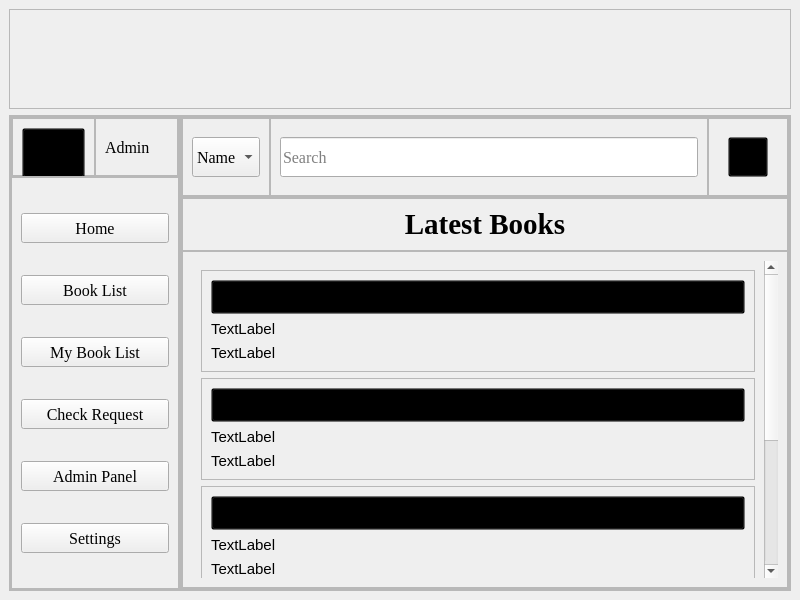
<?xml version="1.0" encoding="UTF-8"?>
<ui version="4.0">
 <class>HomePage</class>
 <widget class="QMainWindow" name="HomePage">
  <property name="geometry">
   <rect>
    <x>0</x>
    <y>0</y>
    <width>800</width>
    <height>600</height>
   </rect>
  </property>
  <property name="windowTitle">
   <string>MainWindow</string>
  </property>
  <widget class="QWidget" name="centralwidget">
   <layout class="QVBoxLayout" name="verticalLayout">
    <item>
     <widget class="QFrame" name="frame_logo">
      <property name="maximumSize">
       <size>
        <width>16777215</width>
        <height>100</height>
       </size>
      </property>
      <property name="frameShape">
       <enum>QFrame::StyledPanel</enum>
      </property>
      <property name="frameShadow">
       <enum>QFrame::Raised</enum>
      </property>
      <layout class="QHBoxLayout" name="horizontalLayout_2">
       <property name="spacing">
        <number>0</number>
       </property>
       <property name="leftMargin">
        <number>0</number>
       </property>
       <property name="topMargin">
        <number>0</number>
       </property>
       <property name="rightMargin">
        <number>0</number>
       </property>
       <property name="bottomMargin">
        <number>0</number>
       </property>
       <item alignment="Qt::AlignHCenter|Qt::AlignTop">
        <widget class="QLabel" name="Logo">
         <property name="minimumSize">
          <size>
           <width>0</width>
           <height>140</height>
          </size>
         </property>
         <property name="maximumSize">
          <size>
           <width>158</width>
           <height>150</height>
          </size>
         </property>
         <property name="text">
          <string/>
         </property>
         <property name="pixmap">
          <pixmap resource="Resource.qrc">:/rec/drive-download-20221026T014232Z-001/Logo no BG.png</pixmap>
         </property>
         <property name="scaledContents">
          <bool>true</bool>
         </property>
        </widget>
       </item>
      </layout>
     </widget>
    </item>
    <item>
     <widget class="QFrame" name="frame_body">
      <property name="frameShape">
       <enum>QFrame::StyledPanel</enum>
      </property>
      <property name="frameShadow">
       <enum>QFrame::Raised</enum>
      </property>
      <layout class="QHBoxLayout" name="horizontalLayout">
       <property name="spacing">
        <number>0</number>
       </property>
       <property name="leftMargin">
        <number>0</number>
       </property>
       <property name="topMargin">
        <number>0</number>
       </property>
       <property name="rightMargin">
        <number>0</number>
       </property>
       <property name="bottomMargin">
        <number>0</number>
       </property>
       <item>
        <widget class="QFrame" name="frame_control">
         <property name="minimumSize">
          <size>
           <width>170</width>
           <height>0</height>
          </size>
         </property>
         <property name="maximumSize">
          <size>
           <width>170</width>
           <height>16777215</height>
          </size>
         </property>
         <property name="frameShape">
          <enum>QFrame::StyledPanel</enum>
         </property>
         <property name="frameShadow">
          <enum>QFrame::Raised</enum>
         </property>
         <layout class="QVBoxLayout" name="verticalLayout_2">
          <property name="spacing">
           <number>0</number>
          </property>
          <property name="leftMargin">
           <number>0</number>
          </property>
          <property name="topMargin">
           <number>0</number>
          </property>
          <property name="rightMargin">
           <number>0</number>
          </property>
          <property name="bottomMargin">
           <number>0</number>
          </property>
          <item>
           <widget class="QFrame" name="frame_userinfo">
            <property name="maximumSize">
             <size>
              <width>16777215</width>
              <height>60</height>
             </size>
            </property>
            <property name="frameShape">
             <enum>QFrame::StyledPanel</enum>
            </property>
            <property name="frameShadow">
             <enum>QFrame::Raised</enum>
            </property>
            <layout class="QHBoxLayout" name="horizontalLayout_3">
             <property name="spacing">
              <number>0</number>
             </property>
             <property name="leftMargin">
              <number>0</number>
             </property>
             <property name="topMargin">
              <number>0</number>
             </property>
             <property name="rightMargin">
              <number>0</number>
             </property>
             <property name="bottomMargin">
              <number>0</number>
             </property>
             <item>
              <widget class="QFrame" name="frame_userprofile">
               <property name="frameShape">
                <enum>QFrame::StyledPanel</enum>
               </property>
               <property name="frameShadow">
                <enum>QFrame::Raised</enum>
               </property>
               <layout class="QGridLayout" name="gridLayout_2">
                <item row="0" column="0">
                 <widget class="QPushButton" name="pushButton_user">
                  <property name="minimumSize">
                   <size>
                    <width>0</width>
                    <height>50</height>
                   </size>
                  </property>
                  <property name="styleSheet">
                   <string notr="true">background:transparent;</string>
                  </property>
                  <property name="text">
                   <string/>
                  </property>
                  <property name="icon">
                   <iconset resource="Resource.qrc">
                    <normaloff>:/rec/drive-download-20221026T014232Z-001/PP.png</normaloff>:/rec/drive-download-20221026T014232Z-001/PP.png</iconset>
                  </property>
                  <property name="iconSize">
                   <size>
                    <width>40</width>
                    <height>40</height>
                   </size>
                  </property>
                 </widget>
                </item>
               </layout>
              </widget>
             </item>
             <item>
              <widget class="QFrame" name="frame_username">
               <property name="frameShape">
                <enum>QFrame::StyledPanel</enum>
               </property>
               <property name="frameShadow">
                <enum>QFrame::Raised</enum>
               </property>
               <layout class="QGridLayout" name="gridLayout">
                <item row="0" column="0">
                 <widget class="QLabel" name="label_name">
                  <property name="font">
                   <font>
                    <family>Times New Roman</family>
                    <pointsize>12</pointsize>
                   </font>
                  </property>
                  <property name="text">
                   <string>Admin</string>
                  </property>
                 </widget>
                </item>
               </layout>
              </widget>
             </item>
            </layout>
           </widget>
          </item>
          <item>
           <widget class="QFrame" name="frame_menubuttons">
            <property name="frameShape">
             <enum>QFrame::StyledPanel</enum>
            </property>
            <property name="frameShadow">
             <enum>QFrame::Raised</enum>
            </property>
            <layout class="QVBoxLayout" name="verticalLayout_3">
             <item>
              <widget class="QPushButton" name="pushButton_home">
               <property name="minimumSize">
                <size>
                 <width>0</width>
                 <height>30</height>
                </size>
               </property>
               <property name="font">
                <font>
                 <family>Times New Roman</family>
                 <pointsize>12</pointsize>
                </font>
               </property>
               <property name="text">
                <string>Home</string>
               </property>
               <property name="icon">
                <iconset resource="Resource.qrc">
                 <normaloff>:/rec/drive-download-20221026T014232Z-001/001-home.png</normaloff>:/rec/drive-download-20221026T014232Z-001/001-home.png</iconset>
               </property>
              </widget>
             </item>
             <item>
              <widget class="QPushButton" name="pushButton_books">
               <property name="minimumSize">
                <size>
                 <width>0</width>
                 <height>30</height>
                </size>
               </property>
               <property name="font">
                <font>
                 <family>Times New Roman</family>
                 <pointsize>12</pointsize>
                </font>
               </property>
               <property name="text">
                <string>Book List</string>
               </property>
               <property name="icon">
                <iconset resource="Resource.qrc">
                 <normaloff>:/rec/drive-download-20221026T014232Z-001/book.png</normaloff>:/rec/drive-download-20221026T014232Z-001/book.png</iconset>
               </property>
              </widget>
             </item>
             <item>
              <widget class="QPushButton" name="pushButton_circulation">
               <property name="minimumSize">
                <size>
                 <width>0</width>
                 <height>30</height>
                </size>
               </property>
               <property name="font">
                <font>
                 <family>Times New Roman</family>
                 <pointsize>12</pointsize>
                </font>
               </property>
               <property name="text">
                <string>My Book List</string>
               </property>
               <property name="icon">
                <iconset resource="Resource.qrc">
                 <normaloff>:/rec/drive-download-20221026T014232Z-001/003-bookmark.png</normaloff>:/rec/drive-download-20221026T014232Z-001/003-bookmark.png</iconset>
               </property>
              </widget>
             </item>
             <item>
              <widget class="QPushButton" name="pushButton_notifydelay">
               <property name="minimumSize">
                <size>
                 <width>0</width>
                 <height>30</height>
                </size>
               </property>
               <property name="font">
                <font>
                 <family>Times New Roman</family>
                 <pointsize>12</pointsize>
                </font>
               </property>
               <property name="text">
                <string>Check Request</string>
               </property>
               <property name="icon">
                <iconset resource="Resource.qrc">
                 <normaloff>:/rec/drive-download-20221026T014232Z-001/017-bell.png</normaloff>:/rec/drive-download-20221026T014232Z-001/017-bell.png</iconset>
               </property>
              </widget>
             </item>
             <item>
              <widget class="QPushButton" name="pushButton_adminpanel">
               <property name="minimumSize">
                <size>
                 <width>0</width>
                 <height>30</height>
                </size>
               </property>
               <property name="font">
                <font>
                 <family>Times New Roman</family>
                 <pointsize>12</pointsize>
                </font>
               </property>
               <property name="text">
                <string>Admin Panel</string>
               </property>
               <property name="icon">
                <iconset resource="Resource.qrc">
                 <normaloff>:/rec/drive-download-20221026T014232Z-001/025-lock.png</normaloff>:/rec/drive-download-20221026T014232Z-001/025-lock.png</iconset>
               </property>
              </widget>
             </item>
             <item>
              <widget class="QPushButton" name="pushButton_settings">
               <property name="minimumSize">
                <size>
                 <width>0</width>
                 <height>30</height>
                </size>
               </property>
               <property name="font">
                <font>
                 <family>Times New Roman</family>
                 <pointsize>12</pointsize>
                </font>
               </property>
               <property name="text">
                <string>Settings</string>
               </property>
               <property name="icon">
                <iconset resource="Resource.qrc">
                 <normaloff>:/rec/drive-download-20221026T014232Z-001/setting.png</normaloff>:/rec/drive-download-20221026T014232Z-001/setting.png</iconset>
               </property>
              </widget>
             </item>
            </layout>
           </widget>
          </item>
         </layout>
        </widget>
       </item>
       <item>
        <widget class="QFrame" name="frame_menubody">
         <property name="frameShape">
          <enum>QFrame::StyledPanel</enum>
         </property>
         <property name="frameShadow">
          <enum>QFrame::Raised</enum>
         </property>
         <layout class="QVBoxLayout" name="verticalLayout_4">
          <property name="spacing">
           <number>0</number>
          </property>
          <property name="leftMargin">
           <number>0</number>
          </property>
          <property name="topMargin">
           <number>0</number>
          </property>
          <property name="rightMargin">
           <number>0</number>
          </property>
          <property name="bottomMargin">
           <number>0</number>
          </property>
          <item>
           <widget class="QFrame" name="frame_search">
            <property name="minimumSize">
             <size>
              <width>0</width>
              <height>80</height>
             </size>
            </property>
            <property name="maximumSize">
             <size>
              <width>16777215</width>
              <height>150</height>
             </size>
            </property>
            <property name="frameShape">
             <enum>QFrame::StyledPanel</enum>
            </property>
            <property name="frameShadow">
             <enum>QFrame::Raised</enum>
            </property>
            <layout class="QHBoxLayout" name="horizontalLayout_4">
             <property name="spacing">
              <number>0</number>
             </property>
             <property name="leftMargin">
              <number>0</number>
             </property>
             <property name="topMargin">
              <number>0</number>
             </property>
             <property name="rightMargin">
              <number>0</number>
             </property>
             <property name="bottomMargin">
              <number>0</number>
             </property>
             <item>
              <widget class="QFrame" name="frame_searchtype">
               <property name="minimumSize">
                <size>
                 <width>80</width>
                 <height>0</height>
                </size>
               </property>
               <property name="maximumSize">
                <size>
                 <width>200</width>
                 <height>16777215</height>
                </size>
               </property>
               <property name="frameShape">
                <enum>QFrame::StyledPanel</enum>
               </property>
               <property name="frameShadow">
                <enum>QFrame::Raised</enum>
               </property>
               <layout class="QHBoxLayout" name="horizontalLayout_5">
                <item>
                 <widget class="QComboBox" name="comboBox_searchopption">
                  <property name="maximumSize">
                   <size>
                    <width>16777215</width>
                    <height>40</height>
                   </size>
                  </property>
                  <property name="font">
                   <font>
                    <family>Times New Roman</family>
                    <pointsize>12</pointsize>
                   </font>
                  </property>
                  <item>
                   <property name="text">
                    <string>Name</string>
                   </property>
                  </item>
                  <item>
                   <property name="text">
                    <string>ISBN</string>
                   </property>
                  </item>
                 </widget>
                </item>
               </layout>
              </widget>
             </item>
             <item>
              <widget class="QFrame" name="frame_searchbox">
               <property name="frameShape">
                <enum>QFrame::StyledPanel</enum>
               </property>
               <property name="frameShadow">
                <enum>QFrame::Raised</enum>
               </property>
               <layout class="QGridLayout" name="gridLayout_4">
                <item row="0" column="0">
                 <widget class="QLineEdit" name="lineEdit_search">
                  <property name="maximumSize">
                   <size>
                    <width>16777215</width>
                    <height>40</height>
                   </size>
                  </property>
                  <property name="font">
                   <font>
                    <family>Times New Roman</family>
                    <pointsize>12</pointsize>
                   </font>
                  </property>
                  <property name="placeholderText">
                   <string>Search</string>
                  </property>
                 </widget>
                </item>
               </layout>
              </widget>
             </item>
             <item>
              <widget class="QFrame" name="frame_searchbutton">
               <property name="minimumSize">
                <size>
                 <width>80</width>
                 <height>0</height>
                </size>
               </property>
               <property name="maximumSize">
                <size>
                 <width>60</width>
                 <height>16777215</height>
                </size>
               </property>
               <property name="frameShape">
                <enum>QFrame::StyledPanel</enum>
               </property>
               <property name="frameShadow">
                <enum>QFrame::Raised</enum>
               </property>
               <layout class="QGridLayout" name="gridLayout_5">
                <item row="0" column="0">
                 <widget class="QPushButton" name="pushButton_search">
                  <property name="maximumSize">
                   <size>
                    <width>40</width>
                    <height>40</height>
                   </size>
                  </property>
                  <property name="acceptDrops">
                   <bool>false</bool>
                  </property>
                  <property name="styleSheet">
                   <string notr="true">background:transparent;</string>
                  </property>
                  <property name="text">
                   <string/>
                  </property>
                  <property name="icon">
                   <iconset resource="Resource.qrc">
                    <normaloff>:/rec/drive-download-20221026T014232Z-001/search.png</normaloff>:/rec/drive-download-20221026T014232Z-001/search.png</iconset>
                  </property>
                  <property name="iconSize">
                   <size>
                    <width>40</width>
                    <height>40</height>
                   </size>
                  </property>
                 </widget>
                </item>
               </layout>
              </widget>
             </item>
            </layout>
           </widget>
          </item>
          <item>
           <widget class="QFrame" name="frame_interact">
            <property name="frameShape">
             <enum>QFrame::StyledPanel</enum>
            </property>
            <property name="frameShadow">
             <enum>QFrame::Raised</enum>
            </property>
            <layout class="QGridLayout" name="gridLayout_3">
             <property name="leftMargin">
              <number>0</number>
             </property>
             <property name="topMargin">
              <number>0</number>
             </property>
             <property name="rightMargin">
              <number>0</number>
             </property>
             <property name="bottomMargin">
              <number>0</number>
             </property>
             <property name="spacing">
              <number>0</number>
             </property>
             <item row="0" column="0">
              <widget class="QFrame" name="frame_display_head">
               <property name="maximumSize">
                <size>
                 <width>16777215</width>
                 <height>100</height>
                </size>
               </property>
               <property name="frameShape">
                <enum>QFrame::StyledPanel</enum>
               </property>
               <property name="frameShadow">
                <enum>QFrame::Raised</enum>
               </property>
               <layout class="QVBoxLayout" name="verticalLayout_5">
                <item>
                 <widget class="QLabel" name="label_2">
                  <property name="font">
                   <font>
                    <family>Times New Roman</family>
                    <pointsize>22</pointsize>
                   </font>
                  </property>
                  <property name="text">
                   <string>&lt;html&gt;&lt;head/&gt;&lt;body&gt;&lt;p align=&quot;center&quot;&gt;&lt;span style=&quot; font-size:22pt; font-weight:700;&quot;&gt;Latest Books&lt;/span&gt;&lt;/p&gt;&lt;/body&gt;&lt;/html&gt;</string>
                  </property>
                 </widget>
                </item>
               </layout>
              </widget>
             </item>
             <item row="1" column="0">
              <widget class="QFrame" name="frame_display">
               <property name="frameShape">
                <enum>QFrame::StyledPanel</enum>
               </property>
               <property name="frameShadow">
                <enum>QFrame::Raised</enum>
               </property>
               <layout class="QHBoxLayout" name="horizontalLayout_7">
                <item>
                 <widget class="QScrollArea" name="scrollArea">
                  <property name="frameShape">
                   <enum>QFrame::NoFrame</enum>
                  </property>
                  <property name="widgetResizable">
                   <bool>true</bool>
                  </property>
                  <widget class="QWidget" name="scrollcontent">
                   <property name="geometry">
                    <rect>
                     <x>0</x>
                     <y>0</y>
                     <width>588</width>
                     <height>428</height>
                    </rect>
                   </property>
                   <layout class="QVBoxLayout" name="verticalLayout_6">
                    <item>
                     <widget class="QFrame" name="frame_4">
                      <property name="frameShape">
                       <enum>QFrame::StyledPanel</enum>
                      </property>
                      <property name="frameShadow">
                       <enum>QFrame::Raised</enum>
                      </property>
                      <layout class="QVBoxLayout" name="verticalLayout_7">
                       <item>
                        <widget class="QPushButton" name="label_b1">
                         <property name="font">
                          <font>
                           <family>century gothic</family>
                           <pointsize>-1</pointsize>
                          </font>
                         </property>
                         <property name="styleSheet">
                          <string notr="true">background:transparent; Text-align:left;font-family:century gothic;font-size:18px; color:black;

</string>
                         </property>
                         <property name="text">
                          <string>PushButton</string>
                         </property>
                        </widget>
                       </item>
                       <item>
                        <widget class="QLabel" name="label_a1">
                         <property name="font">
                          <font>
                           <family>Segoe UI</family>
                           <pointsize>11</pointsize>
                           <italic>false</italic>
                           <bold>false</bold>
                          </font>
                         </property>
                         <property name="styleSheet">
                          <string notr="true">font: 11pt &quot;Segoe UI&quot;;</string>
                         </property>
                         <property name="text">
                          <string>TextLabel</string>
                         </property>
                        </widget>
                       </item>
                       <item>
                        <widget class="QLabel" name="label_i1">
                         <property name="font">
                          <font>
                           <family>Segoe UI</family>
                           <pointsize>11</pointsize>
                           <italic>false</italic>
                           <bold>false</bold>
                          </font>
                         </property>
                         <property name="styleSheet">
                          <string notr="true">font: 11pt &quot;Segoe UI&quot;;</string>
                         </property>
                         <property name="text">
                          <string>TextLabel</string>
                         </property>
                        </widget>
                       </item>
                      </layout>
                     </widget>
                    </item>
                    <item>
                     <widget class="QFrame" name="frame_3">
                      <property name="frameShape">
                       <enum>QFrame::StyledPanel</enum>
                      </property>
                      <property name="frameShadow">
                       <enum>QFrame::Raised</enum>
                      </property>
                      <layout class="QVBoxLayout" name="verticalLayout_8">
                       <item>
                        <widget class="QPushButton" name="label_b2">
                         <property name="font">
                          <font>
                           <family>century gothic</family>
                           <pointsize>-1</pointsize>
                          </font>
                         </property>
                         <property name="focusPolicy">
                          <enum>Qt::StrongFocus</enum>
                         </property>
                         <property name="styleSheet">
                          <string notr="true">background:transparent; Text-align:left;font-family:century gothic;font-size:18px; color:black;

</string>
                         </property>
                         <property name="text">
                          <string>PushButton</string>
                         </property>
                        </widget>
                       </item>
                       <item>
                        <widget class="QLabel" name="label_a2">
                         <property name="font">
                          <font>
                           <family>Segoe UI</family>
                           <pointsize>11</pointsize>
                           <italic>false</italic>
                           <bold>false</bold>
                          </font>
                         </property>
                         <property name="styleSheet">
                          <string notr="true">font: 11pt &quot;Segoe UI&quot;;</string>
                         </property>
                         <property name="text">
                          <string>TextLabel</string>
                         </property>
                        </widget>
                       </item>
                       <item>
                        <widget class="QLabel" name="label_i2">
                         <property name="font">
                          <font>
                           <family>Segoe UI</family>
                           <pointsize>11</pointsize>
                           <italic>false</italic>
                           <bold>false</bold>
                          </font>
                         </property>
                         <property name="styleSheet">
                          <string notr="true">font: 11pt &quot;Segoe UI&quot;;</string>
                         </property>
                         <property name="text">
                          <string>TextLabel</string>
                         </property>
                        </widget>
                       </item>
                      </layout>
                     </widget>
                    </item>
                    <item>
                     <widget class="QFrame" name="frame_2">
                      <property name="frameShape">
                       <enum>QFrame::StyledPanel</enum>
                      </property>
                      <property name="frameShadow">
                       <enum>QFrame::Raised</enum>
                      </property>
                      <layout class="QVBoxLayout" name="verticalLayout_9">
                       <item>
                        <widget class="QPushButton" name="label_b3">
                         <property name="font">
                          <font>
                           <family>century gothic</family>
                           <pointsize>-1</pointsize>
                          </font>
                         </property>
                         <property name="styleSheet">
                          <string notr="true">background:transparent; Text-align:left;font-family:century gothic;font-size:18px; color:black;

</string>
                         </property>
                         <property name="text">
                          <string>PushButton</string>
                         </property>
                        </widget>
                       </item>
                       <item>
                        <widget class="QLabel" name="label_a3">
                         <property name="font">
                          <font>
                           <family>Segoe UI</family>
                           <pointsize>11</pointsize>
                           <italic>false</italic>
                           <bold>false</bold>
                          </font>
                         </property>
                         <property name="styleSheet">
                          <string notr="true">font: 11pt &quot;Segoe UI&quot;;</string>
                         </property>
                         <property name="text">
                          <string>TextLabel</string>
                         </property>
                        </widget>
                       </item>
                       <item>
                        <widget class="QLabel" name="label_i3">
                         <property name="font">
                          <font>
                           <family>Segoe UI</family>
                           <pointsize>11</pointsize>
                           <italic>false</italic>
                           <bold>false</bold>
                          </font>
                         </property>
                         <property name="styleSheet">
                          <string notr="true">font: 11pt &quot;Segoe UI&quot;;</string>
                         </property>
                         <property name="text">
                          <string>TextLabel</string>
                         </property>
                        </widget>
                       </item>
                      </layout>
                     </widget>
                    </item>
                    <item>
                     <widget class="QFrame" name="frame">
                      <property name="frameShape">
                       <enum>QFrame::StyledPanel</enum>
                      </property>
                      <property name="frameShadow">
                       <enum>QFrame::Raised</enum>
                      </property>
                      <layout class="QVBoxLayout" name="verticalLayout_10">
                       <item>
                        <widget class="QPushButton" name="label_b4">
                         <property name="font">
                          <font>
                           <family>century gothic</family>
                           <pointsize>-1</pointsize>
                          </font>
                         </property>
                         <property name="styleSheet">
                          <string notr="true">background:transparent; Text-align:left;font-family:century gothic;font-size:18px; color:black;

</string>
                         </property>
                         <property name="text">
                          <string>PushButton</string>
                         </property>
                        </widget>
                       </item>
                       <item>
                        <widget class="QLabel" name="label_a4">
                         <property name="font">
                          <font>
                           <family>Segoe UI</family>
                           <pointsize>11</pointsize>
                           <italic>false</italic>
                           <bold>false</bold>
                          </font>
                         </property>
                         <property name="styleSheet">
                          <string notr="true">font: 11pt &quot;Segoe UI&quot;;</string>
                         </property>
                         <property name="text">
                          <string>TextLabel</string>
                         </property>
                        </widget>
                       </item>
                       <item>
                        <widget class="QLabel" name="label_i4">
                         <property name="font">
                          <font>
                           <family>Segoe UI</family>
                           <pointsize>11</pointsize>
                           <italic>false</italic>
                           <bold>false</bold>
                          </font>
                         </property>
                         <property name="styleSheet">
                          <string notr="true">font: 11pt &quot;Segoe UI&quot;;</string>
                         </property>
                         <property name="text">
                          <string>TextLabel</string>
                         </property>
                        </widget>
                       </item>
                      </layout>
                     </widget>
                    </item>
                    <item>
                     <widget class="QFrame" name="frame_5">
                      <property name="frameShape">
                       <enum>QFrame::StyledPanel</enum>
                      </property>
                      <property name="frameShadow">
                       <enum>QFrame::Raised</enum>
                      </property>
                      <layout class="QVBoxLayout" name="verticalLayout_11">
                       <item>
                        <widget class="QPushButton" name="label_b5">
                         <property name="font">
                          <font>
                           <family>century gothic</family>
                           <pointsize>-1</pointsize>
                          </font>
                         </property>
                         <property name="styleSheet">
                          <string notr="true">background:transparent; Text-align:left;font-family:century gothic;font-size:18px; color:black;

</string>
                         </property>
                         <property name="text">
                          <string>PushButton</string>
                         </property>
                        </widget>
                       </item>
                       <item>
                        <widget class="QLabel" name="label_a5">
                         <property name="font">
                          <font>
                           <family>Segoe UI</family>
                           <pointsize>11</pointsize>
                           <italic>false</italic>
                           <bold>false</bold>
                          </font>
                         </property>
                         <property name="styleSheet">
                          <string notr="true">font: 11pt &quot;Segoe UI&quot;;</string>
                         </property>
                         <property name="text">
                          <string>TextLabel</string>
                         </property>
                        </widget>
                       </item>
                       <item>
                        <widget class="QLabel" name="label_i5">
                         <property name="font">
                          <font>
                           <family>Segoe UI</family>
                           <pointsize>11</pointsize>
                           <italic>false</italic>
                           <bold>false</bold>
                          </font>
                         </property>
                         <property name="styleSheet">
                          <string notr="true">font: 11pt &quot;Segoe UI&quot;;</string>
                         </property>
                         <property name="text">
                          <string>TextLabel</string>
                         </property>
                        </widget>
                       </item>
                      </layout>
                     </widget>
                    </item>
                   </layout>
                  </widget>
                 </widget>
                </item>
               </layout>
              </widget>
             </item>
            </layout>
           </widget>
          </item>
         </layout>
        </widget>
       </item>
      </layout>
     </widget>
    </item>
   </layout>
  </widget>
 </widget>
 <resources>
  <include location="Resource.qrc"/>
 </resources>
 <connections/>
</ui>
